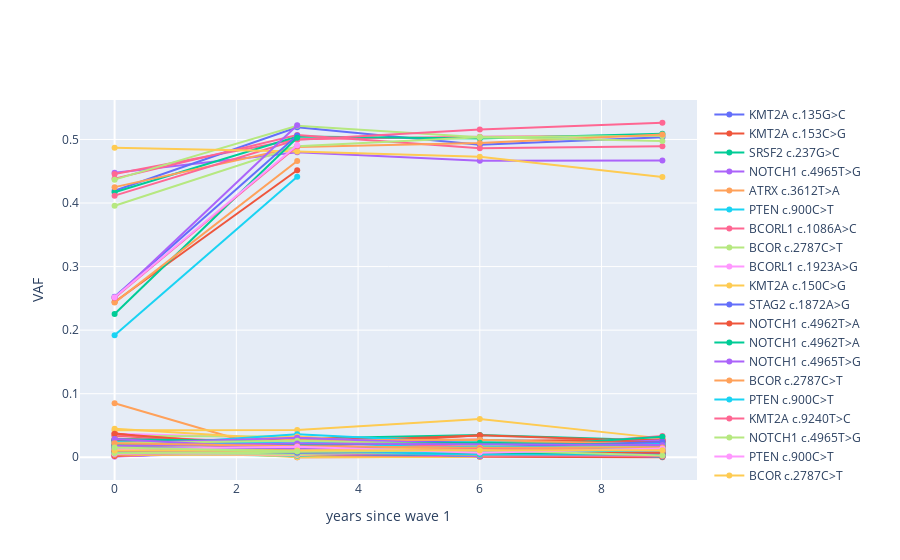

Notebook cell for this chart:
### Code cell
fig = go.Figure()
for part in syn:
    for traj in part.trajectories:
        fig.add_trace(go.Scatter(x=traj.data.wave, y=traj.data.AF, name=traj.mutation))
fig.update_yaxes(title='VAF')
fig.update_xaxes(title='years since wave 1')
fig
